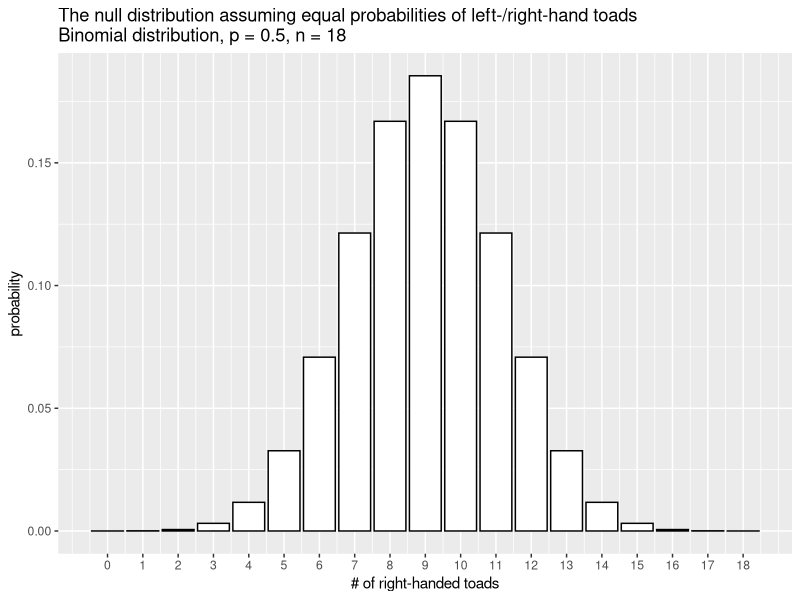
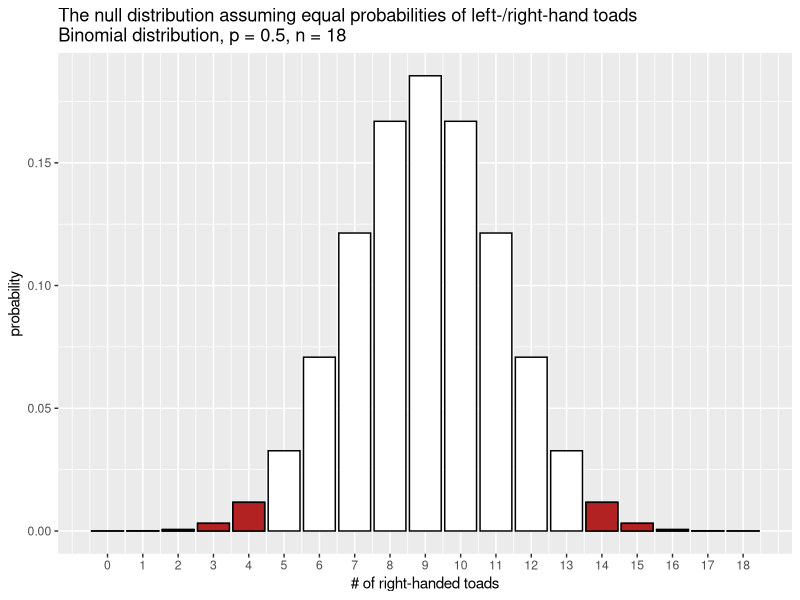

The R script that drew these images, in order:
## ---- chunk 1
knitr::opts_chunk$set(echo = FALSE, warning=FALSE, message=FALSE, comment=NA)
options(width=50)
## ---- chunk 2
library(tidyverse)
possible.outcomes <- seq(0, 18)
H0.prob = 0.5
prob.distn <- dbinom(x = possible.outcomes, size = 18, prob = H0.prob)

null.df <- data.frame(outcomes = possible.outcomes, probs = prob.distn)

ggplot(null.df) + 
  geom_col(aes(x = outcomes, y = probs), fill = "white", color = "black") + 
  scale_x_continuous(breaks = possible.outcomes) +
  labs(x = "# of right-handed toads", y = "probability",
       title = "The null distribution assuming equal probabilities of left-/right-hand toads\nBinomial distribution, p = 0.5, n = 18")
## ---- chunk 3

filtered.df <- filter(null.df, outcomes <= 4 | outcomes >= 14)

ggplot(null.df, aes(x = outcomes, y = probs)) + 
  geom_col( fill = "white", color = "black") + 
  geom_col(data = filtered.df, fill = "firebrick", color = "black") +
  scale_x_continuous(breaks = possible.outcomes) +
  labs(x = "# of right-handed toads", y = "probability",
       title = "The null distribution assuming equal probabilities of left-/right-hand toads\nBinomial distribution, p = 0.5, n = 18")
## ---- chunk 4
binom.test(4, 18, p=0.5, alternative = "two.sided")
